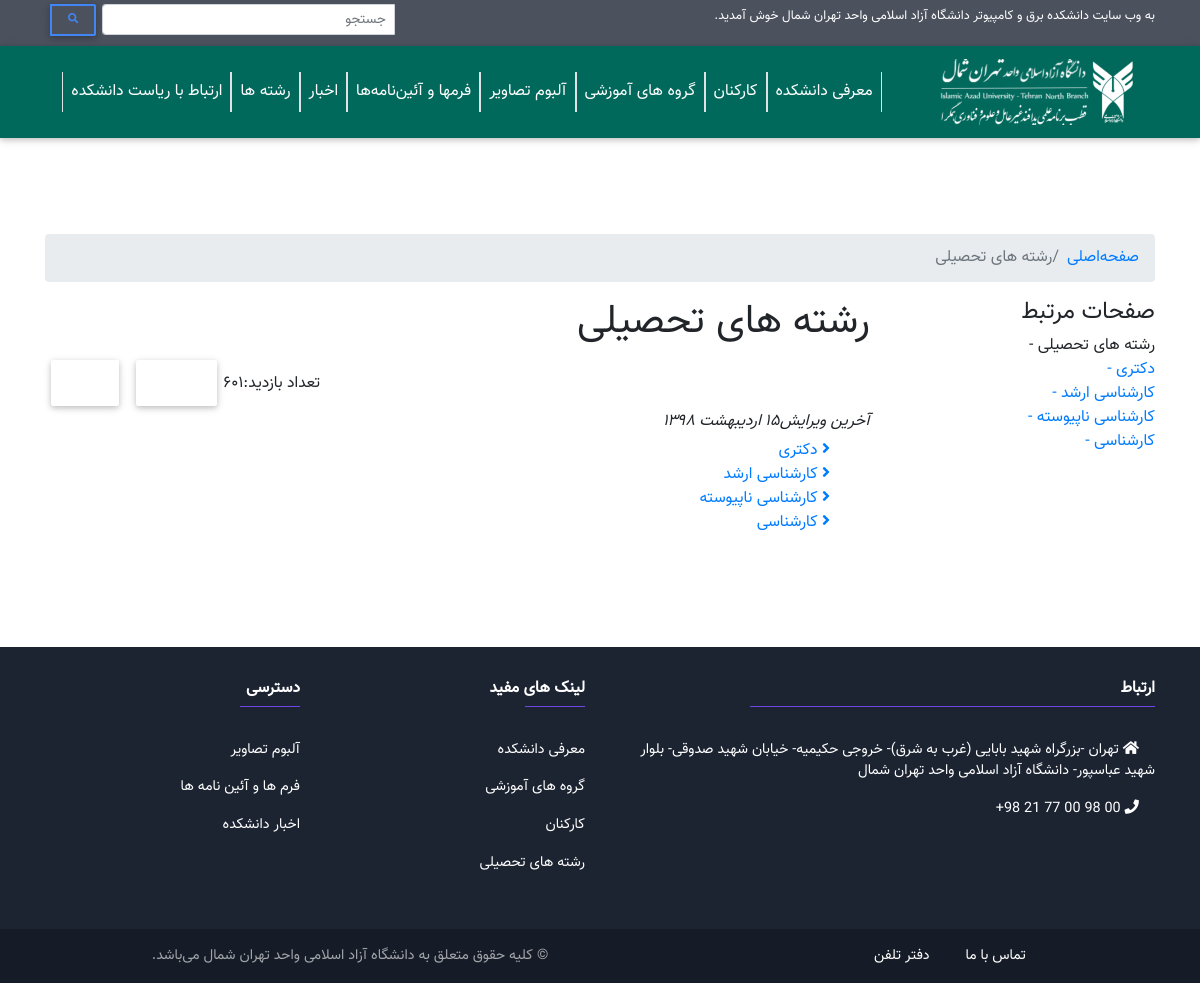
/fa/fields/, run on the app's committed database.
### fields/models.py (models this page shows, shortened)
class Degree(models.Model):
    name = models.CharField(max_length=50)
    slug = models.SlugField()
    class Meta:
        verbose_name = "Degree"
        verbose_name_plural = "Degrees"

### fields/views.py (the view)
# urls.py: path('', views.index, name="index"),
def index(request):
    degrees = Degree.objects.all()
    context = {
        'degrees':degrees,
    }
    return render(request, 'fields/index.html', context)

### templates/fields/index.html (shortened to what this page needs)
{% extends 'shared/base.html' %} {% block body %}
<div class="py-5 my-5">
    <div class="container">
        <div dir="rtl" class="row">
            <div class="col-12">
            <nav aria-label="breadcrumb">
              <ol class="breadcrumb">
                <li class="breadcrumb-item"><a href="{% url 'home' %}">صفحه‌اصلی</a></li>
                <li class="breadcrumb-item active">رشته های تحصیلی</li>
              </ol>
            </nav>
            </div>
        </div>
    </div>
    <div class="container ">
        <div class="row text-right">
            <div dir="rtl" class="col-12 col-lg-9">
                <div class="page-view article-view">
                        <h1>رشته های تحصیلی</h1>
                        <div class="col-xs-12 p-y-2 text-left">
                            <span class="visit-counter">تعداد بازدید:۶۰۱</span><a class="btn print-btn bg-purple" title="نسخه چاپی" onclick="window.print()"><i class="fa fa-print"></i> </a> <a class="btn send-btn" title="ارسال به دیگران" data-toggle="modal"
                                data-target="#sendToOthers-modal"></a>
                        </div>
                    <div class="row">
                        <div class="col-md-12">
                            <div class="pull-right">
                                <em>
                                    <h6 class="update-text">
                                        آخرین ویرایش۱۵ اردیبهشت ۱۳۹۸ </h6>
                                </em>
                            </div>
                        </div>
                    </div>
                    <div>
                        <div class="nestedpage-widget widget">
                            <ul class="list-unstyled">
                                {% for degree in degrees %}
                                <li>
                                    <a href="{% url 'fields:degree_detail' degree.slug %}"><i
                                            class="fa fa-angle-right"></i>
                                        {{degree.name}}
                                    </a>
                                </li>
                                {% endfor %}
                            </ul>
                        </div>
                    </div>
                </div>
            </div>
            <aside class="col-xs-12 col-sm-3 pull-left flip">
                <div class="nestedpage-widget widget side-menu">
                    <h4 class="">
                        صفحات مرتبط </h4>
                    <ul class="list-unstyled">
                        <li class="active parent">
                            - رشته های تحصیلی </li>
                        {% for degree in degrees %}
                        <li>
                            <a href="{% url 'fields:degree_detail' degree.slug %}">- {{degree.name}}</a>
                        </li>
                        {% endfor %}
                    </ul>
                </div>
            </aside>
        </div>
    </div>
</div>
{% endblock body %}

### static/css/site.css (style rules this page uses)
* { font-family: 'Vazir' ; }

### data on the page
Degree: name "دکتری"
Degree: name "کارشناسی ارشد"
Degree: name "کارشناسی ناپیوسته"
Degree: name "کارشناسی"
